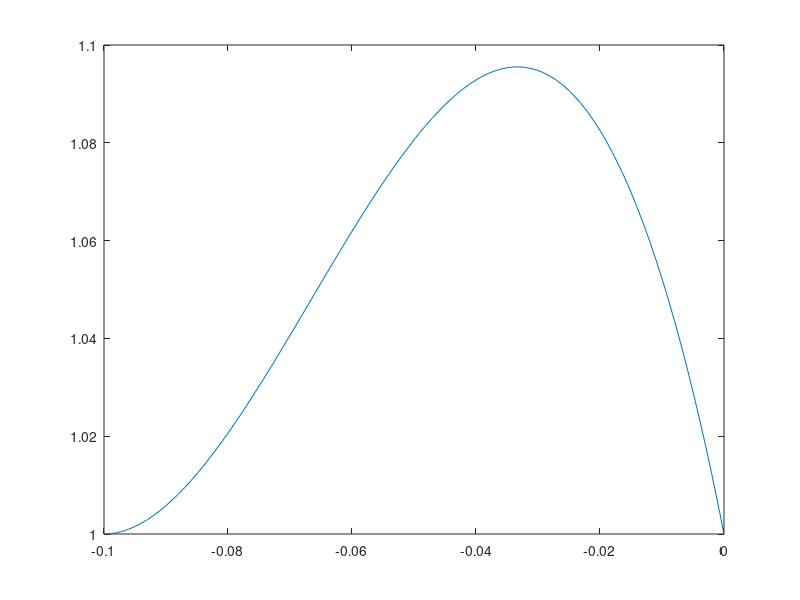

The MATLAB script that drew this image: (Note: this script raises an error after producing the figure.)
clc;clear;close all;
g=9.81;

fstConst= [1 0 0 0];
fstObj =  1;
maxHeight=1.1;
maxLengthSquared=1.21;

x=-0.1; %-0.319275
z=1;
dx=1.0;
dz=0.0;

X=[x:0.001:0];
zf = 1.0;
dxf= 0;

for i=1:100000
k = (1/2)*(dx*z - dz*x)^2 + g*(x^2)*z-0.5*(zf^2)*(dxf^2);

A = [fstConst;
    1 x x^2 x^3 ; % x^4
    0 1 2*x 3*x^2 ; % 4*x^3
    (3/2)*g*x^2 g*x^3 (3/4)*g*x^4 (3/5)*g*x^5 ]; % (3/6)*g*x^6
c = inv(A)*[fstObj z dz/dx k]';

c0 = c(1);
c1 = c(2);
c2 = c(3);
c3 = c(4);
c4=0;

xmax1 = (-2*c2+sqrt(4*c2^2-12*c3*c1))/(6*c3);
xmax2 = (-2*c2-sqrt(4*c2^2-12*c3*c1))/(6*c3);
xmax=max(xmax1,xmax2); % the peak within the interval is always the highest x
zmax = c0 + c1*xmax+c2*xmax^2+c3*xmax^3;
if (zmax<maxHeight)
    break
end

% xl2max1 = (-4*c2^2+sqrt(16*c2^4-24*(c3^2)*(2+2*c1^2)))/(12*c3^2);
% xl2max2 = (-4*c2^2-sqrt(16*c2^4-24*(c3^2)*(2+2*c1^2)))/(12*c3^2);
% xlmax1=-abs(sqrt(max(xl2max1,xl2max2)));
% 
% l2max = xlmax1^2 + (c0 + c1*xlmax1+c2*xlmax1^2+c3*xlmax1^3)^2;
% if (l2max<maxLengthSquared)
%     break
% end

dxf=dxf+0.001;
end

Y=c0+c1.*X+c2.*X.^2+c3*X.^3;
figure;
plot(X,Y);
circle(0,0,sqrt(maxLengthSquared));
legend(num2str(dxf));
axis([-0.5 0.5 0 2])



X=-1:0.0001:1;
Y=c0+c1.*X+c2.*X.^2+c3*X.^3;
figure;plot(X,Y);axis([-0.5 0.5 0 2])
% tspan = [0:0.01:150];
% [t,y] =ode45(@qfunOptimizationHandwritten, tspan, [x;dx;z;dz]);
